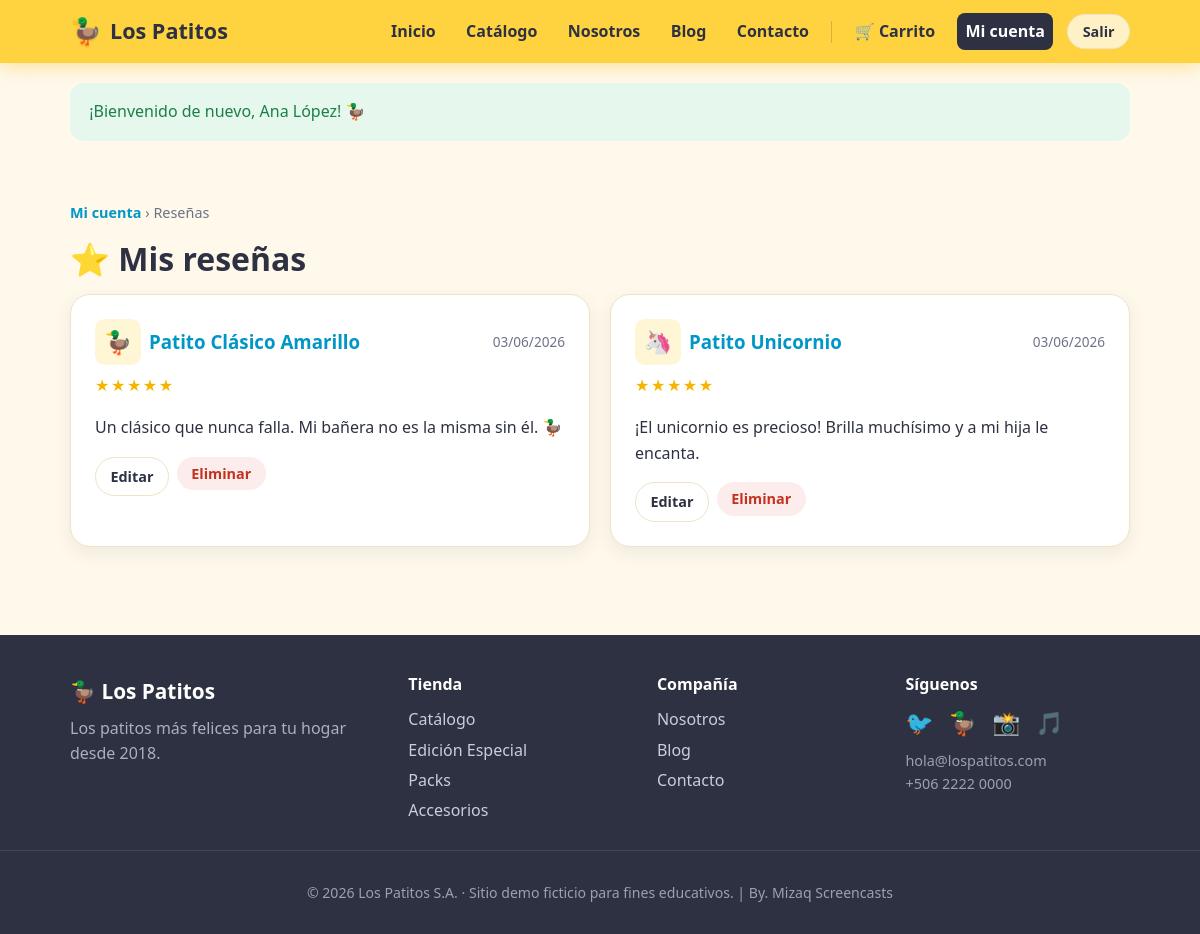
The app's page /mis-resenas.php (signed in), older data.
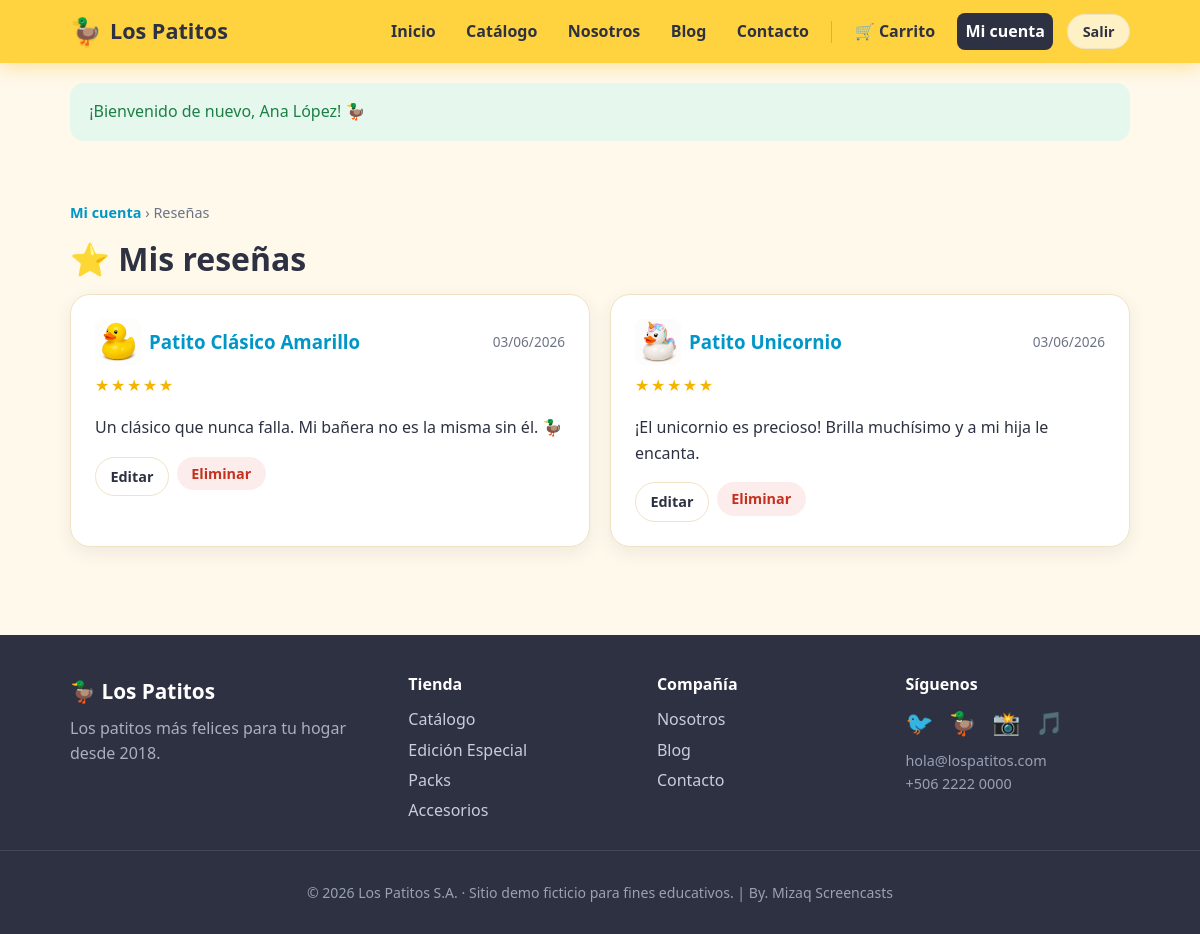
The same page, newer data.
### tables this page shows
CREATE TABLE IF NOT EXISTS resenas (
    id BIGINT UNSIGNED AUTO_INCREMENT PRIMARY KEY,
    producto_id BIGINT UNSIGNED NOT NULL,
    usuario_id BIGINT UNSIGNED NOT NULL,
    calificacion TINYINT UNSIGNED NOT NULL DEFAULT 5,
    comentario VARCHAR(500) NULL,
    fecha_creacion TIMESTAMP NOT NULL DEFAULT CURRENT_TIMESTAMP,
    KEY idx_resenas_producto (producto_id),
    KEY idx_resenas_usuario (usuario_id),
    UNIQUE KEY uk_resena_usuario_producto (producto_id, usuario_id),
    CONSTRAINT fk_resenas_producto FOREIGN KEY (producto_id)
        REFERENCES productos (id) ON DELETE CASCADE,
    CONSTRAINT fk_resenas_usuario FOREIGN KEY (usuario_id)
        REFERENCES usuarios (id) ON DELETE CASCADE
);

CREATE TABLE IF NOT EXISTS productos (
    id BIGINT UNSIGNED AUTO_INCREMENT PRIMARY KEY,
    categoria_id BIGINT UNSIGNED NULL,
    nombre VARCHAR(120) NOT NULL,
    slug VARCHAR(120) NOT NULL,
    descripcion TEXT NULL,
    precio DECIMAL(10, 2) NOT NULL DEFAULT 0.00,
    emoji VARCHAR(16) NOT NULL DEFAULT '🦆',
    imagen VARCHAR(255) NULL,
    color_hex VARCHAR(7) NOT NULL DEFAULT '#FFD23F',
    stock INT NOT NULL DEFAULT 0,
    destacado TINYINT(1) NOT NULL DEFAULT 0,
    estado ENUM('activo', 'inactivo') NOT NULL DEFAULT 'activo',
    fecha_creacion TIMESTAMP NOT NULL DEFAULT CURRENT_TIMESTAMP,
    UNIQUE KEY uk_productos_slug (slug),
    KEY idx_productos_categoria (categoria_id),
    CONSTRAINT fk_productos_categoria FOREIGN KEY (categoria_id)
        REFERENCES categorias (id) ON DELETE SET NULL
);

### includes/helpers.php (called while the page is built, shortened)
<?php
function e(?string $value): string
{
    return htmlspecialchars((string) $value, ENT_QUOTES, 'UTF-8');
}
function get_flash(): ?array
{
    $flash = $_SESSION['flash'];
    return $flash;
}

### includes/auth.php (called while the page is built, shortened)
<?php
require_once __DIR__ . '/../config.php';
require_once __DIR__ . '/helpers.php';
function find_user_by_id(int $id): ?array
{
    $stmt = db()->prepare(
        'SELECT id, nombre, correo, usuario, telefono, direccion, estado, fecha_creacion
         FROM usuarios
         WHERE id = :id
         LIMIT 1'
    );
    $stmt->execute(['id' => $id]);
    $user = $stmt->fetch();
    return $user ?: null;
}
function is_authenticated(): bool
{
    return !empty($_SESSION['user_id']);
}
function current_user(): ?array
{
    $user = find_user_by_id((int) $_SESSION['user_id']);
    return $user;
}
function require_auth(): array
{
    $user = current_user();
    return $user;
}

### config.php (called while the page is built, shortened)
<?php
function db(): PDO
{
    static $pdo = null;
    if ($pdo instanceof PDO) {
        return $pdo;
    }
    $dsn = sprintf(
        'mysql:host=%s;port=%s;dbname=%s;charset=utf8mb4',
        DB_HOST,
        DB_PORT,
        DB_NAME
    );
    $options = [
        PDO::ATTR_ERRMODE => PDO::ERRMODE_EXCEPTION,
        PDO::ATTR_DEFAULT_FETCH_MODE => PDO::FETCH_ASSOC,
        PDO::ATTR_EMULATE_PREPARES => false,
    ];
    $pdo = new PDO($dsn, DB_USER, DB_PASS, $options);
    return $pdo;
}

### includes/catalog.php (called while the page is built, shortened)
<?php
require_once __DIR__ . '/../config.php';
function get_resenas_de_usuario(int $usuarioId): array
{
    $stmt = db()->prepare(
        'SELECT r.id, r.calificacion, r.comentario, r.fecha_creacion,
                p.nombre AS producto, p.slug AS producto_slug, p.emoji, p.imagen
         FROM resenas r
         JOIN productos p ON p.id = r.producto_id
         WHERE r.usuario_id = :usuario_id
         ORDER BY r.fecha_creacion DESC'
    );
    $stmt->execute(['usuario_id' => $usuarioId]);
    return $stmt->fetchAll();
}

### mis-resenas.php (the view, shortened to what this page needs)
<?php
require_once __DIR__ . '/config.php';
require_once __DIR__ . '/includes/layout.php';
require_once __DIR__ . '/includes/catalog.php';
$user = require_auth();
$editId = (int) ($_GET['editar'] ?? 0);
$resenas = get_resenas_de_usuario((int) $user['id']);
render_header('Mis reseñas', 'cuenta');
?>
<section class="section">
    <div class="container">
        <p class="breadcrumb"><a href="dashboard.php">Mi cuenta</a> › Reseñas</p>
        <h1 class="page-title">⭐ Mis reseñas</h1>
        <?php if ($resenas === []): ?>
            <div class="card text-center mt-2">
                <p class="muted">Aún no has escrito reseñas. Cuéntanos qué piensas de tus patitos.</p>
                <a class="button button--primary mt-1" href="productos.php">Ver catálogo</a>
            </div>
        <?php else: ?>
            <div class="grid grid--2 mt-2">
                <?php foreach ($resenas as $r): ?>
                    <div class="card">
                        <div style="display:flex;justify-content:space-between;align-items:center;">
                            <h3 style="margin:0;display:flex;align-items:center;gap:0.5rem;">
                                <?= producto_img(['imagen' => $r['imagen'], 'emoji' => $r['emoji'], 'nombre' => $r['producto']], 'thumb-img') ?>
                                <a href="producto.php?slug=<?= e($r['producto_slug']) ?>"><?= e($r['producto']) ?></a>
                            </h3>
                            <span class="muted" style="font-size:0.85rem;"><?= e(date('d/m/Y', strtotime((string) $r['fecha_creacion']))) ?></span>
                        </div>
                        <?php if ($editId === (int) $r['id']): ?>
                            <form method="post" class="form mt-1">
                                <?= csrf_input() ?>
                                <input type="hidden" name="action" value="editar">
                                <input type="hidden" name="resena_id" value="<?= (int) $r['id'] ?>">
                                <label class="form__group">
                                    <span>Calificación</span>
                                    <select name="calificacion">
                                        <?php for ($i = 5; $i >= 1; $i--): ?>
                                            <option value="<?= $i ?>"<?= (int) $r['calificacion'] === $i ? ' selected' : '' ?>><?= str_repeat('★', $i) ?> (<?= $i ?>)</option>
                                        <?php endfor; ?>
                                    </select>
                                </label>
                                <label class="form__group">
                                    <textarea name="comentario" maxlength="500"><?= e($r['comentario'] ?? '') ?></textarea>
                                </label>
                                <div style="display:flex;gap:0.5rem;">
                                    <button type="submit" class="button button--primary button--sm">Guardar</button>
                                    <a class="button button--ghost button--sm" href="mis-resenas.php">Cancelar</a>
                                </div>
                            </form>
                        <?php else: ?>
                            <div class="review__stars mt-1"><?= e(stars((int) $r['calificacion'])) ?></div>
                            <?php if (!empty($r['comentario'])): ?><p><?= nl2br(e($r['comentario'])) ?></p><?php endif; ?>
                            <div style="display:flex;gap:0.5rem;">
                                <a class="button button--ghost button--sm" href="mis-resenas.php?editar=<?= (int) $r['id'] ?>">Editar</a>
                                <form method="post" data-confirm="¿Eliminar esta reseña?" style="margin:0;">
                                    <button type="submit" class="button button--danger button--sm">Eliminar</button>
                                </form>
                            </div>
                        <?php endif; ?>
                    </div>
                <?php endforeach; ?>
            </div>
        <?php endif; ?>
    </div>
</section>
<?php
render_footer();

### includes/layout.php (shortened to what this page needs)
<?php
require_once __DIR__ . '/helpers.php';
require_once __DIR__ . '/auth.php';
function nav_links(): array
{
    return [
        'inicio'    => ['Inicio', 'index.php'],
        'productos' => ['Catálogo', 'productos.php'],
        'nosotros'  => ['Nosotros', 'nosotros.php'],
        'blog'      => ['Blog', 'blog.php'],
        'contacto'  => ['Contacto', 'contacto.php'],
    ];
}
function render_header(string $title, string $active = ''): void
{
    $user = current_user();
    $cartCount = cart_count();
    $flash = get_flash();
    ?>
<!DOCTYPE html>
<html lang="es">
<head>
    <link rel="stylesheet" href="assets/css/styles.css">
</head>
<body>
    <header class="navbar">
        <div class="navbar__inner">
            <a class="navbar__brand" href="index.php">
                <span class="navbar__logo">🦆</span>
                <span class="navbar__name">Los Patitos</span>
            </a>
            <nav class="navbar__nav">
                <?php foreach (nav_links() as $key => [$label, $href]): ?>
                    <a
                        class="navbar__link<?= $active === $key ? ' is-active' : '' ?>"
                        href="<?= e($href) ?>"
                    ><?= e($label) ?></a>
                <?php endforeach; ?>
                <?php if ($user): ?>
                    <a class="navbar__link<?= $active === 'carrito' ? ' is-active' : '' ?>" href="carrito.php">
                        🛒 Carrito<?php if ($cartCount > 0): ?> <span class="navbar__badge"><?= (int) $cartCount ?></span><?php endif; ?>
                    </a>
                    <a class="navbar__link<?= $active === 'cuenta' ? ' is-active' : '' ?>" href="dashboard.php">Mi cuenta</a>
                    <form method="post" action="logout.php" class="navbar__logout">
                        <button type="submit" class="button button--ghost button--sm">Salir</button>
                    </form>
                <?php endif; ?>
            </nav>
        </div>
    </header>
    <main class="site-main">
        <?php if ($flash): ?>
            <div class="container">
                <div class="alert alert--<?= e($flash['type']) ?>">
                    <?= e($flash['message']) ?>
                </div>
            </div>
        <?php endif; ?>
<?php
}
function render_footer(): void
{
    $year = '2026';
    ?>
    </main>
    <footer class="footer">
        <div class="footer__inner">
            <div class="footer__col">
                <div class="footer__brand"><span>🦆</span> Los Patitos</div>
                <p class="footer__tagline">Los patitos más felices para tu hogar desde 2018.</p>
            </div>
            <div class="footer__col">
                <h4>Tienda</h4>
                <a href="productos.php">Catálogo</a>
                <a href="productos.php?categoria=edicion-especial">Edición Especial</a>
                <a href="productos.php?categoria=packs">Packs</a>
                <a href="productos.php?categoria=accesorios">Accesorios</a>
            </div>
            <div class="footer__col">
                <h4>Compañía</h4>
                <a href="nosotros.php">Nosotros</a>
                <a href="blog.php">Blog</a>
                <a href="contacto.php">Contacto</a>
            </div>
            <div class="footer__col">
                <h4>Síguenos</h4>
                <p class="footer__social">🐦 🦆 📸 🎵</p>
                <p class="footer__muted">hola@lospatitos.com<br>+506 2222 0000</p>
            </div>
        </div>
        <div class="footer__bottom">
            <p>© <?= e($year) ?> Los Patitos S.A. · Sitio demo ficticio para fines educativos. | By. Mizaq Screencasts</p>
        </div>
    </footer>
</body>
</html>
<?php
}
function stars(int $rating): string
{
    $rating = max(0, min(5, $rating));
    return str_repeat('★', $rating) . str_repeat('☆', 5 - $rating);
}
function producto_img(array $datos, string $class = 'media-img'): string
{
    $src = trim((string) ($datos['imagen'] ?? ''));
    $nombre = e((string) ($datos['nombre'] ?? $datos['nombre_producto'] ?? 'Producto'));
    if ($src !== '') {
        return '<img class="' . e($class) . '" src="' . e($src) . '" alt="' . $nombre . '" loading="lazy">';
    }
    return '<span class="' . e($class) . ' media-img--emoji">' . e((string) ($datos['emoji'] ?? '🦆')) . '</span>';
}

### assets/css/styles.css (style rules this page uses)
:root { --duck: #ffd23f; --duck-dark: #f4b400; --water: #00b4d8; --water-dark: #0096c7; --beak: #ff8c42; --beak-dark: #f4761f; --cream: #fff9ec; --card: #ffffff; --border: #f0e3c5; --text: #2d3142; --muted: #6c7385; --success-bg: #e6f8ee; --success-text: #1b7f46; --error-bg: #fdecec; --error-text: #c4321f; --shadow: 0 18px 50px rgba(45, 49, 66, 0.10); --shadow-sm: 0 6px 18px rgba(45, 49, 66, 0.08); --radius: 20px; }
* { box-sizing: border-box; }
html { scroll-behavior: smooth; }
body { margin: 0; font-family: "Segoe UI", "Trebuchet MS", Arial, sans-serif; background: var(--cream); color: var(--text); line-height: 1.6; display: flex; flex-direction: column; min-height: 100vh; }
h1, h2, h3, h4 { line-height: 1.2; color: var(--text); }
a { color: var(--water-dark); text-decoration: none; font-weight: 600; }
.container { width: 100%; max-width: 1100px; margin: 0 auto; padding: 0 1.25rem; }
.navbar { position: sticky; top: 0; z-index: 50; background: var(--duck); box-shadow: 0 4px 18px rgba(244, 180, 0, 0.35); }
.navbar__inner { max-width: 1100px; margin: 0 auto; padding: 0.7rem 1.25rem; display: flex; align-items: center; gap: 1rem; flex-wrap: wrap; }
.navbar__brand { display: inline-flex; align-items: center; gap: 0.5rem; font-size: 1.35rem; font-weight: 800; color: var(--text); }
.navbar__logo { font-size: 1.6rem; filter: drop-shadow(0 2px 0 rgba(0, 0, 0, 0.08)); }
.navbar__nav { display: flex; align-items: center; gap: 0.35rem 0.9rem; margin-left: auto; flex-wrap: wrap; }
.navbar__link { color: var(--text); font-weight: 600; padding: 0.35rem 0.5rem; border-radius: 8px; white-space: nowrap; }
.navbar__link.is-active { background: var(--text); color: #fff; }
.navbar__logout { display: inline; margin: 0; }
.site-main { flex: 1; padding-bottom: 3rem; }
.section { padding: 2.5rem 0; }
.button { display: inline-flex; align-items: center; justify-content: center; gap: 0.4rem; border: 0; border-radius: 999px; padding: 0.8rem 1.4rem; font-size: 1rem; font-weight: 700; font-family: inherit; cursor: pointer; text-decoration: none; transition: transform 0.15s ease, box-shadow 0.15s ease, background 0.15s ease; }
.button--ghost { background: rgba(255, 255, 255, 0.7); color: var(--text); border: 1px solid var(--border); }
.button--danger { background: var(--error-bg); color: var(--error-text); }
.button--sm { padding: 0.45rem 0.9rem; font-size: 0.9rem; }
.grid { display: grid; gap: 1.25rem; }
.grid--2 { grid-template-columns: repeat(auto-fit, minmax(280px, 1fr)); }
.card { background: var(--card); border: 1px solid var(--border); border-radius: var(--radius); box-shadow: var(--shadow-sm); padding: 1.5rem; }
.thumb-img { width: 46px; height: 46px; object-fit: contain; vertical-align: middle; border-radius: 10px; background: #fff6d6; }
.alert { border-radius: 14px; padding: 1rem 1.2rem; margin: 1.25rem 0; }
.alert--success { background: var(--success-bg); color: var(--success-text); }
.review__stars { color: var(--duck-dark); letter-spacing: 0.1em; }
.muted { color: var(--muted); }
.mt-1 { margin-top: 0.5rem; }
.mt-2 { margin-top: 1rem; }
.breadcrumb { color: var(--muted); font-size: 0.9rem; margin: 0 0 1rem; }
.page-title { font-size: 2rem; margin: 0.2rem 0 0.4rem; }
.footer { background: var(--text); color: #d7dbe6; margin-top: auto; }
.footer__inner { max-width: 1100px; margin: 0 auto; padding: 2.5rem 1.25rem 1.5rem; display: grid; grid-template-columns: 1.4fr repeat(3, 1fr); gap: 1.5rem; }
.footer__brand { font-size: 1.3rem; font-weight: 800; color: #fff; }
.footer__tagline { color: #aab0c0; margin: 0.5rem 0 0; }
.footer__col h4 { color: #fff; margin: 0 0 0.7rem; font-size: 1rem; }
.footer__col a { display: block; color: #c8cde0; font-weight: 500; padding: 0.15rem 0; }
.footer__social { font-size: 1.4rem; letter-spacing: 0.3rem; margin: 0 0 0.5rem; }
.footer__muted { color: #9aa1b4; font-size: 0.9rem; margin: 0; }
.footer__bottom { border-top: 1px solid rgba(255, 255, 255, 0.1); text-align: center; padding: 1rem; color: #9aa1b4; font-size: 0.88rem; }
.media-img--emoji { display: flex; align-items: center; justify-content: center; font-size: 4rem; }
span.thumb-img.media-img--emoji { font-size: 1.4rem; }

Row changes from the older to the newer data that the page shows:
changed through a linked row, resenas "Un clásico que nunca falla. Mi bañera no es la misma sin él. 🦆": producto.imagen: picture added; producto.emoji "🦆" → (not shown)
changed through a linked row, resenas "¡El unicornio es precioso! Brilla muchísimo y a mi hija le encanta.": producto.imagen: picture added; producto.emoji "🦄" → (not shown)
